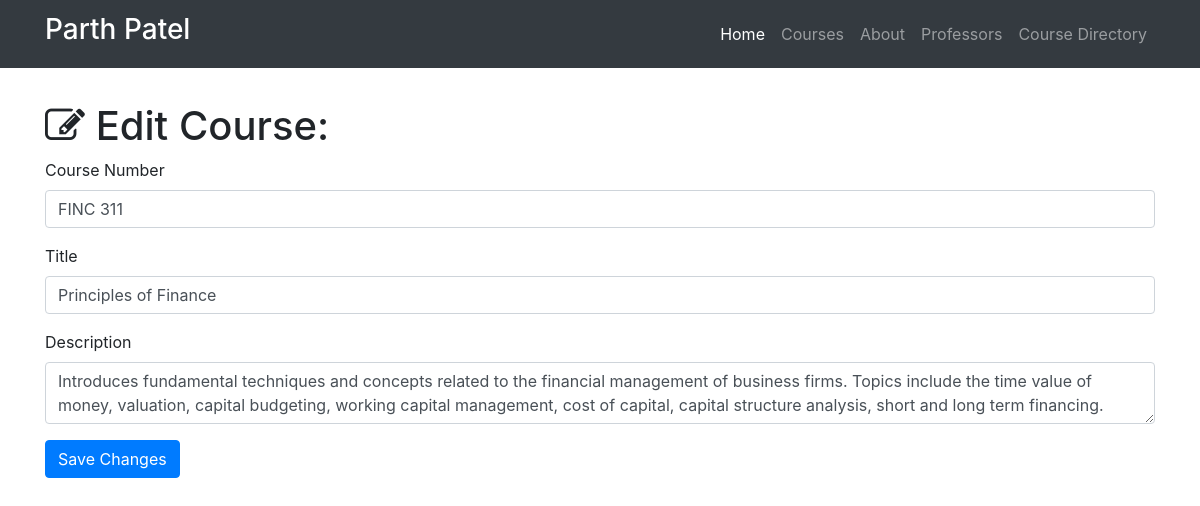
Screenshot of /course-directory/edit/1 with the database file from the repository.
### resume.py (models this page shows)
class Course(db.Model):
    __tablename__ = 'courses'
    id = db.Column(db.Integer, primary_key=True)
    course_number = db.Column(db.Integer)
    title = db.Column(db.String(256))
    description = db.Column(db.Text)
    professor_id = db.Column(db.Integer, db.ForeignKey('professors.id'))

### resume.py (the view, shortened to what this page needs)
@app.route('/course-directory/edit/<int:id>', methods=['GET', 'POST'])
def edit_course(id):
    course = Course.query.filter_by(id=id).first()
    if request.method == 'GET':
        return render_template('course-edit.html', course=course)

### templates/course-edit.html (shortened to what this page needs)
{% extends "home.html" %}
{% block head%}
  {{super()}}
{% endblock %}
{% block page_content %}
<div class="container">
   <h1 class="mt-5"><i class="fa fa-pencil-square-o" aria-hidden="true"></i> Edit Course:</h1>
  <form action="/course-directory/edit/{{course.id}}" method="post">
    <div class="form-group">
      <label>Course Number</label>
      <input class="form-control" type="text" name="course number" value="{{course.course_number}}" required="true">
    </div>
    <div class="form-group">
    <label>Title</label>
    <input class="form-control" type="text" name="title" value="{{course.title}}" required="true">
  </div>
    <div class="form-group">
      <label>Description</label>
      <textarea class="form-control" name="description" required="true">{{course.description}}</textarea>
    </div>
    <button type="submit" class="btn btn-primary">Save Changes</button>
  </form>
 </div>
{% endblock %}

### templates/course-edit.html (style rules this page uses)
body { padding-top: 54px; }

### rows the page displays
Course: course_number "FINC 311", title "Principles of Finance", description "Introduces fundamental techniques and concepts related to the financial management of business firms. Topics include the time value of money, valuation, capital budgeting, working capital management, cost of capital, capital structure analysis, short and long term financing."
